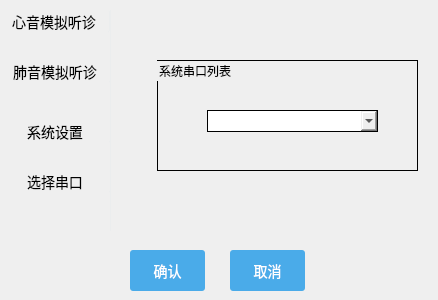
<?xml version="1.0" encoding="UTF-8"?>
<ui version="4.0">
 <class>SetItemView</class>
 <widget class="QDialog" name="SetItemView">
  <property name="geometry">
   <rect>
    <x>0</x>
    <y>0</y>
    <width>438</width>
    <height>300</height>
   </rect>
  </property>
  <property name="windowTitle">
   <string>Dialog</string>
  </property>
  <property name="styleSheet">
   <string notr="true">QGroupBox{
	border-style:solid;
	border:1px solid black;
}
QPushButton{
	border-style:solid;
	border-radius:3px;
    font-size:14px;
}
QPushButton:focus{
	color:#4aabe9;
    background-color:#f6f7fc;
}
</string>
  </property>
  <widget class="QStackedWidget" name="stackedWidget">
   <property name="geometry">
    <rect>
     <x>127</x>
     <y>0</y>
     <width>311</width>
     <height>211</height>
    </rect>
   </property>
   <property name="currentIndex">
    <number>3</number>
   </property>
   <widget class="QWidget" name="page">
    <widget class="QGroupBox" name="groupBox_2">
     <property name="geometry">
      <rect>
       <x>20</x>
       <y>20</y>
       <width>281</width>
       <height>170</height>
      </rect>
     </property>
     <property name="styleSheet">
      <string notr="true">border-style:solid;
border:1px solid black</string>
     </property>
     <property name="title">
      <string>心音模拟听诊模式选择</string>
     </property>
     <widget class="QRadioButton" name="radioButton">
      <property name="geometry">
       <rect>
        <x>40</x>
        <y>30</y>
        <width>201</width>
        <height>16</height>
       </rect>
      </property>
      <property name="styleSheet">
       <string notr="true">border-style:none</string>
      </property>
      <property name="text">
       <string>肺部区域听诊时 无呼吸音</string>
      </property>
     </widget>
     <widget class="QRadioButton" name="radioButton_2">
      <property name="geometry">
       <rect>
        <x>40</x>
        <y>80</y>
        <width>201</width>
        <height>16</height>
       </rect>
      </property>
      <property name="styleSheet">
       <string notr="true">border-style:none</string>
      </property>
      <property name="text">
       <string>肺部区域听诊时 有呼吸音</string>
      </property>
      <property name="checked">
       <bool>true</bool>
      </property>
     </widget>
    </widget>
   </widget>
   <widget class="QWidget" name="page_3">
    <widget class="QGroupBox" name="groupBox_3">
     <property name="geometry">
      <rect>
       <x>10</x>
       <y>20</y>
       <width>291</width>
       <height>170</height>
      </rect>
     </property>
     <property name="title">
      <string>心肺音扩音听诊模式选择</string>
     </property>
     <widget class="QRadioButton" name="radioButton_3">
      <property name="geometry">
       <rect>
        <x>20</x>
        <y>70</y>
        <width>241</width>
        <height>16</height>
       </rect>
      </property>
      <property name="text">
       <string>心肺音直接扩音听诊</string>
      </property>
      <property name="checked">
       <bool>true</bool>
      </property>
     </widget>
     <widget class="QRadioButton" name="radioButton_4">
      <property name="geometry">
       <rect>
        <x>20</x>
        <y>140</y>
        <width>231</width>
        <height>16</height>
       </rect>
      </property>
      <property name="text">
       <string>电子听诊器接触式扩音听诊</string>
      </property>
     </widget>
    </widget>
   </widget>
   <widget class="QWidget" name="page_4">
    <widget class="QLabel" name="label_4">
     <property name="geometry">
      <rect>
       <x>10</x>
       <y>20</y>
       <width>101</width>
       <height>20</height>
      </rect>
     </property>
     <property name="styleSheet">
      <string notr="true">font-size:14px;</string>
     </property>
     <property name="text">
      <string>本机实验台ID：</string>
     </property>
    </widget>
    <widget class="QLabel" name="label">
     <property name="geometry">
      <rect>
       <x>10</x>
       <y>150</y>
       <width>81</width>
       <height>21</height>
      </rect>
     </property>
     <property name="styleSheet">
      <string notr="true">font-size:16px;</string>
     </property>
     <property name="text">
      <string>设置WebIP:</string>
     </property>
    </widget>
    <widget class="QLineEdit" name="web_ip">
     <property name="geometry">
      <rect>
       <x>100</x>
       <y>150</y>
       <width>211</width>
       <height>20</height>
      </rect>
     </property>
     <property name="styleSheet">
      <string notr="true">border-style:solid;
border:1px solid black;
font-size:18px;</string>
     </property>
    </widget>
    <widget class="QLineEdit" name="studentID">
     <property name="geometry">
      <rect>
       <x>130</x>
       <y>20</y>
       <width>150</width>
       <height>20</height>
      </rect>
     </property>
     <property name="styleSheet">
      <string notr="true">border-style:solid;
border:1px solid black;
font-size:18px;</string>
     </property>
    </widget>
    <widget class="QLabel" name="label_2">
     <property name="geometry">
      <rect>
       <x>10</x>
       <y>80</y>
       <width>111</width>
       <height>20</height>
      </rect>
     </property>
     <property name="styleSheet">
      <string notr="true">font-size:14px;</string>
     </property>
     <property name="text">
      <string>教师机IP</string>
     </property>
    </widget>
    <widget class="QLineEdit" name="trachIP">
     <property name="geometry">
      <rect>
       <x>120</x>
       <y>80</y>
       <width>171</width>
       <height>20</height>
      </rect>
     </property>
     <property name="styleSheet">
      <string notr="true">border-style:solid;
border:1px solid black;
font-size:18px;</string>
     </property>
    </widget>
   </widget>
   <widget class="QWidget" name="page_5">
    <widget class="QGroupBox" name="groupBox_4">
     <property name="geometry">
      <rect>
       <x>30</x>
       <y>60</y>
       <width>261</width>
       <height>111</height>
      </rect>
     </property>
     <property name="title">
      <string>系统串口列表</string>
     </property>
     <widget class="QComboBox" name="comBoxComPort">
      <property name="geometry">
       <rect>
        <x>50</x>
        <y>50</y>
        <width>171</width>
        <height>22</height>
       </rect>
      </property>
      <property name="styleSheet">
       <string notr="true">font-size:18px;
border-style:solid;
border:1px solid black;</string>
      </property>
     </widget>
    </widget>
   </widget>
   <widget class="QWidget" name="page_2"/>
  </widget>
  <widget class="QPushButton" name="okBtn">
   <property name="geometry">
    <rect>
     <x>130</x>
     <y>250</y>
     <width>75</width>
     <height>41</height>
    </rect>
   </property>
   <property name="cursor">
    <cursorShape>PointingHandCursor</cursorShape>
   </property>
   <property name="styleSheet">
    <string notr="true">border-style:solid;
background-color:#4aabe9;
color:white;</string>
   </property>
   <property name="text">
    <string>确认</string>
   </property>
  </widget>
  <widget class="QPushButton" name="cancelBtn">
   <property name="geometry">
    <rect>
     <x>230</x>
     <y>250</y>
     <width>75</width>
     <height>41</height>
    </rect>
   </property>
   <property name="cursor">
    <cursorShape>PointingHandCursor</cursorShape>
   </property>
   <property name="styleSheet">
    <string notr="true">border-style:solid;
background-color:#4aabe9;
color:white;</string>
   </property>
   <property name="text">
    <string>取消</string>
   </property>
  </widget>
  <widget class="QGroupBox" name="groupBox">
   <property name="geometry">
    <rect>
     <x>0</x>
     <y>10</y>
     <width>111</width>
     <height>221</height>
    </rect>
   </property>
   <property name="styleSheet">
    <string notr="true">border-style:none;
border-right:1px solid #ebedee</string>
   </property>
   <property name="title">
    <string/>
   </property>
   <widget class="QPushButton" name="btn1">
    <property name="geometry">
     <rect>
      <x>-1</x>
      <y>0</y>
      <width>111</width>
      <height>23</height>
     </rect>
    </property>
    <property name="text">
     <string>心音模拟听诊</string>
    </property>
   </widget>
   <widget class="QPushButton" name="btn2">
    <property name="geometry">
     <rect>
      <x>0</x>
      <y>50</y>
      <width>111</width>
      <height>23</height>
     </rect>
    </property>
    <property name="text">
     <string>肺音模拟听诊</string>
    </property>
   </widget>
   <widget class="QPushButton" name="btn3">
    <property name="geometry">
     <rect>
      <x>0</x>
      <y>110</y>
      <width>111</width>
      <height>23</height>
     </rect>
    </property>
    <property name="text">
     <string>系统设置</string>
    </property>
   </widget>
   <widget class="QPushButton" name="btn4">
    <property name="geometry">
     <rect>
      <x>0</x>
      <y>160</y>
      <width>111</width>
      <height>23</height>
     </rect>
    </property>
    <property name="text">
     <string>选择串口</string>
    </property>
   </widget>
  </widget>
 </widget>
 <resources/>
 <connections/>
</ui>
